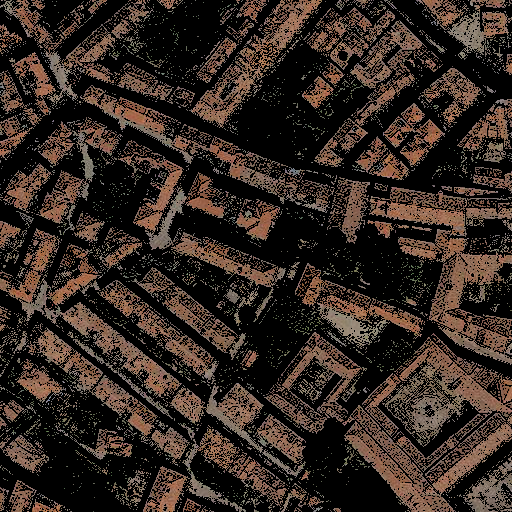
#> input picture image segmentation/result_1_2.png, 512 x 512 px
$ python Canny_edge_deduction.py
#> lines starting #> are read from the running program, lines starting #| are printed output that depends on the picture
import cv2 as cv
from matplotlib import pyplot as plt

#gray scale conversion
img = cv.imread('result_1_2.png', cv.IMREAD_GRAYSCALE)
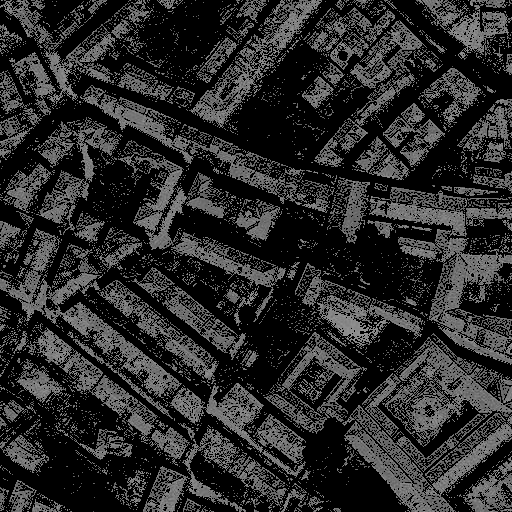
#> img: shape (512, 512); min 0, max 147, mean 42.9

assert img is not None, "file could not be read, check with os.path.exists()"

edges = cv.Canny(img,100,200)
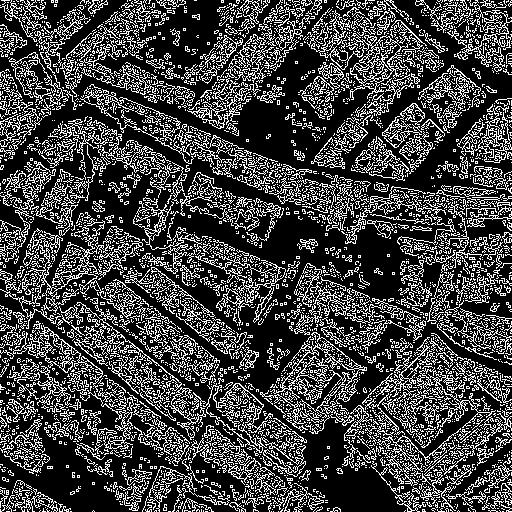
#> edges: shape (512, 512); 26.1% white in thin lines or dots

plt.subplot(121),plt.imshow(img,cmap = 'gray')
plt.title('Original Image'), plt.xticks([]), plt.yticks([])
plt.subplot(122),plt.imshow(edges,cmap = 'gray')
plt.title('Edge Image'), plt.xticks([]), plt.yticks([])
plt.show()
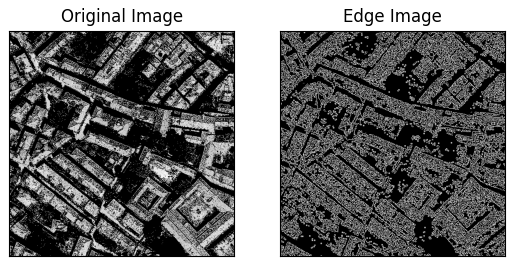
#> figure drawn by matplotlib, 2 panels

$ run again, with image segmentation/result_1_0.png copied over image segmentation/result_1_2.png
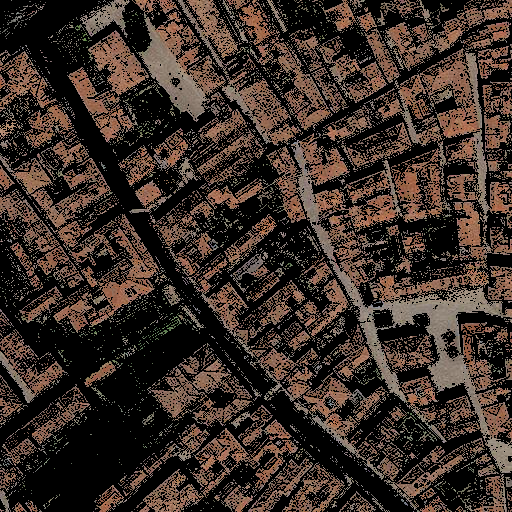
#> input picture image segmentation/result_1_0.png, 512 x 512 px
#> `edges = cv.Canny(img,100,200)`:
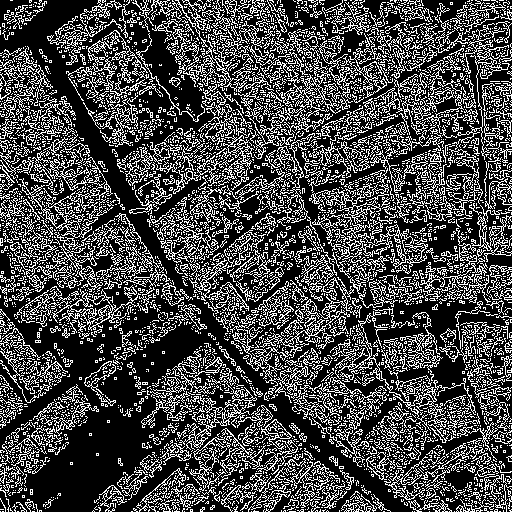
#> edges: shape (512, 512); 28.1% white in thin lines or dots
#> `plt.show()`:
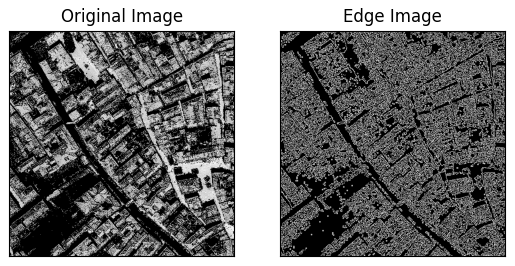
#> figure drawn by matplotlib, 2 panels

$ run again, with image segmentation/result_30_3.png copied over image segmentation/result_1_2.png
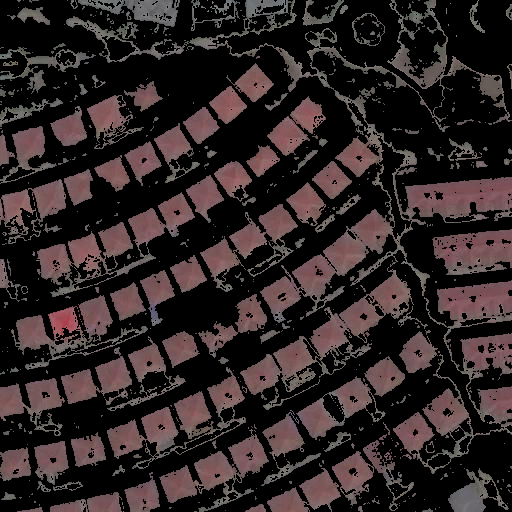
#> input picture image segmentation/result_30_3.png, 512 x 512 px
#> `edges = cv.Canny(img,100,200)`:
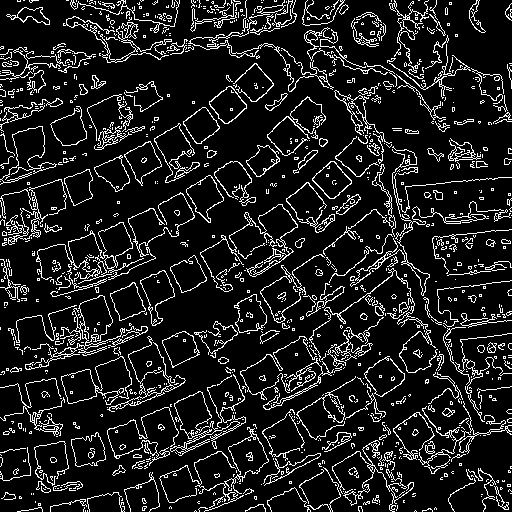
#> edges: shape (512, 512); 12% white in thin lines or dots
#> `plt.show()`:
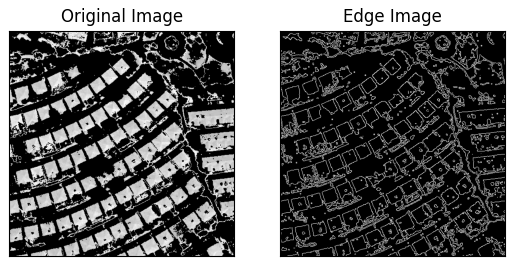
#> figure drawn by matplotlib, 2 panels
